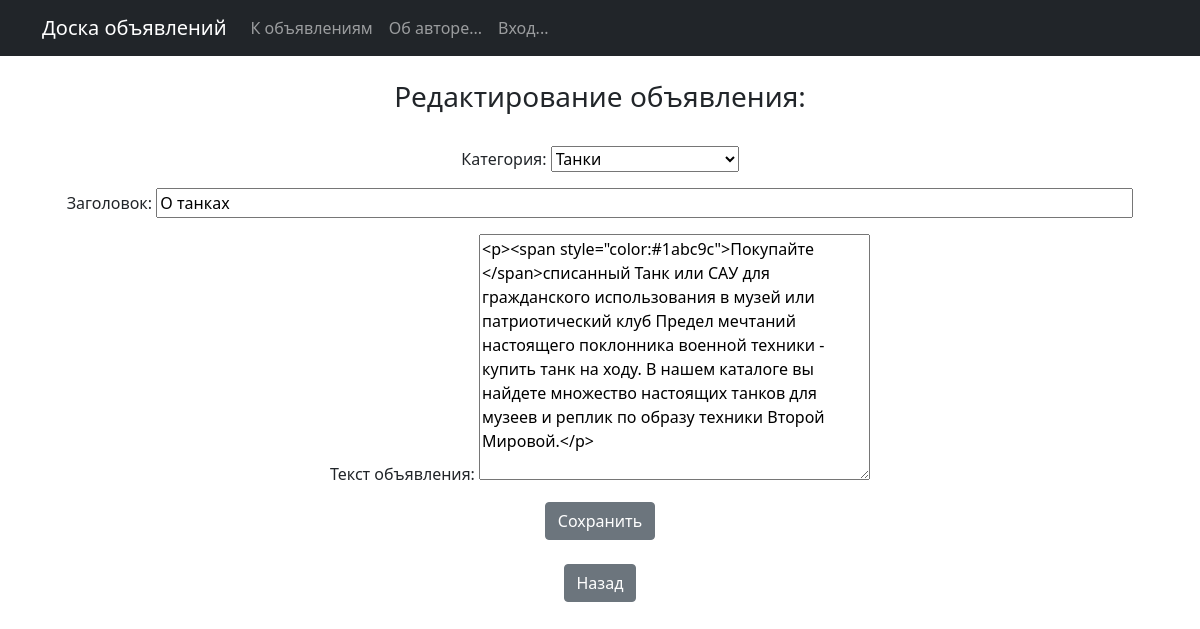
Screenshot of /post/1/edit (signed in) with the database file from the repository.
### board/models.py (models this page shows, shortened)
class Post(models.Model):
    author = models.ForeignKey(User, on_delete=models.CASCADE)
    CATEGORY = (
        ('tanks', 'Танки'),
        ('healers', 'Хилы'),
        ('dd', 'ДД'),
        ('dealers', 'Торговцы'),
        ('gildmasters', 'Гилдмастеры'),
        ('quest_givers', 'Квестгиверы'),
        ('blacksmiths', 'Кузнецы'),
        ('tanners', 'Кожевники'),
        ('potions_makers', 'Зельевары'),
        ('spell_masters', 'Мастера заклинаний')
    )
    category = models.CharField(max_length=15, choices=CATEGORY, verbose_name='Категория...')
    dateCreation = models.DateTimeField(auto_now_add=True)
    title = models.CharField(max_length=256, verbose_name='Названик...')
    text = RichTextField()

### board/views.py (the view, shortened to what this page needs)
# urls.py: path('post/<int:pk>/edit', EditPost.as_view()),
class EditPost(PermissionRequiredMixin, UpdateView):
    permission_required = 'board.change_post'
    template_name = 'edit_post.html'
    form_class = PostForm
    success_url = '/create/'
    def dispatch(self, request, *args, **kwargs):
        author = Post.objects.get(pk=self.kwargs.get('pk')).author.username
        if self.request.user.username == 'admin' or self.request.user.username == author:
            return super().dispatch(request, *args, **kwargs)
        else:
            return HttpResponse("Редактировать объявление может только его автор")
    def get_object(self, **kwargs):
        id = self.kwargs.get('pk')
        return Post.objects.get(pk=id)

### board/forms.py
class PostForm(forms.ModelForm):
    class Meta:
        model = Post
        widgets = {'title': forms.TextInput(attrs={'size': '100'})}
        fields = ('category', 'title', 'text',)
    def __init__(self, *args, **kwargs):
        super(PostForm, self).__init__(*args, **kwargs)
        self.fields['category'].label = "Категория:"
        self.fields['title'].label = "Заголовок"
        self.fields['text'].label = "Текст объявления:"

### templates/edit_post.html (shortened to what this page needs)
{% extends 'flatpages/default.html' %}
{% load static %}
{% block content %}
    <br>
    <h3>Редактирование объявления:</h3><br>
	<form method="post" enctype="multipart/form-data">
        {{ form.as_p }}
		<input class="btn btn-secondary" type="submit" value="Сохранить">
	</form><br>
    <input type=button value="Назад" class="btn btn-secondary" onClick="javascript:history.go(-1);">
{% endblock content %}

### rows the page displays
Post: category "Танки", title "О танках", text "<p><span style=\"color:#1abc9c\">Покупайте </span>списанный Танк или САУ для гражданского использования в музей или патриотический клуб Предел мечтаний настоящего поклонника военной техники - купить танк на ходу. В нашем каталоге вы найдете множество настоящих танков для музеев и реплик по образу техники Второй Мировой.</p>"
